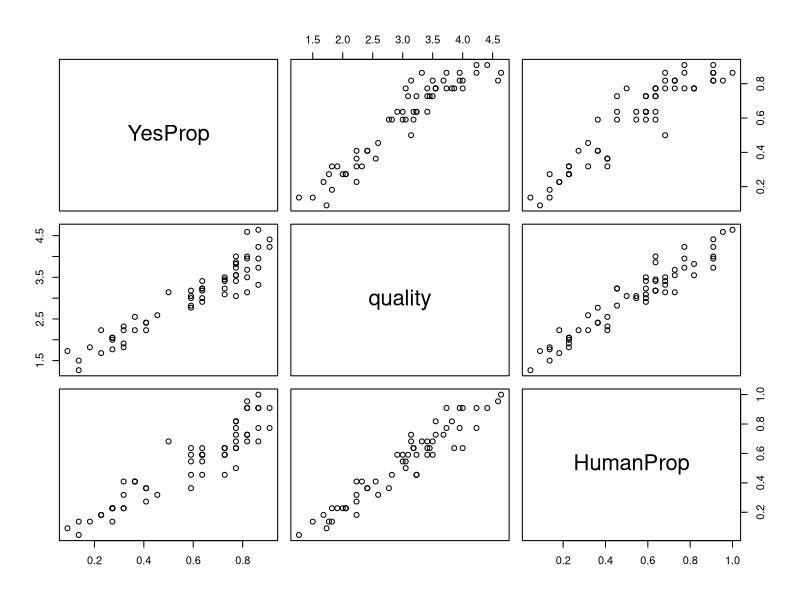
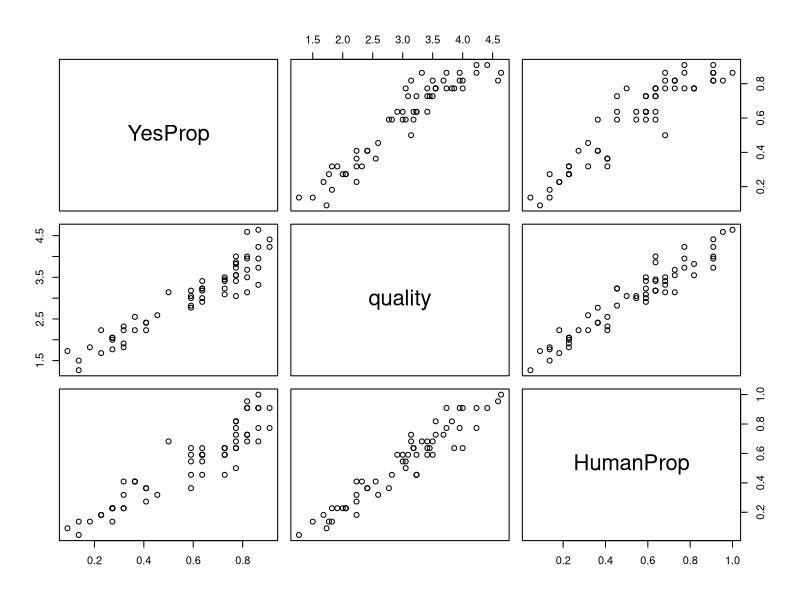

These charts were generated, in order, by the following R code: (Note: this script raises an error after producing the figures.)
## Bodo Winter
## March 19, 2017; Changed Sep 19, 2017
## Analysis of Chinese metaphors

##------------------------------------------------------------------
## Data carpentry #1, General:
##------------------------------------------------------------------

## Load in packages:

library(stringr)
library(tidyverse)

## Load in data:

setwd('/Users/winterb/Research/metaphormagnet/analysis/data/')
chin <- read_csv('chinese_eprime.csv')

## Take only those needed:

chin <- select(chin,
	Subject, Age,
	FirstLanguage, Occupation,
	Sex, Trial, CrossLangDiff,
	Form_Form_Chinese:Novelty_European,
	Q1RESP, Q1RT,
	Q2RESP, Q2RT,
	Q3RESP, Q3RT,
	Q4RESP, Q4RT,
	Stimuli)		# NO HANDEDNESS INFO

## Get rid of stimulus '睡眠是一片汪洋大海。' because it appeared twice:

chin <- filter(chin, Stimuli != '睡眠是一片汪洋大海。')


##------------------------------------------------------------------
## Experiment analysis, correlation of Q1, Q3 and Q4 across stims:
##------------------------------------------------------------------

## Q2 is omitted because it is nested, only for 'yes' Q1 responses:

## Get makes sense yes/no responses per stimulus:

Q1tab <- as_tibble(with(chin, table(Stimuli, Q1RESP)))
Q1tab <- Q1tab %>% spread(Q1RESP, n)

## Get proportions of makes sense question, Q1:

Q1tab <- mutate(Q1tab,
	YesProp = Yes / length(unique(chin$Subject)))

## Get average Q3 (quality ratings):

Q3tab <- chin %>% group_by(Stimuli) %>%
	summarize(quality = round(mean(Q3RESP), 2),
		qualitySD = round(sd(Q3RESP), 2))

## Get Q4 proportions:

Q4tab <- with(chin, table(Stimuli, Q4RESP))
Q4tab <- tibble(no_human = as.vector(Q4tab[, 1]),
	human = as.vector(Q4tab[, 2]))
Q4tab <- mutate(Q4tab,
	HumanProp = human / length(unique(chin$Subject)))	

## Get average RTs:

RT_tab <- chin %>% group_by(Stimuli) %>%
	summarize(RT1 = mean(Q1RT),
		# RT2 = mean(Q2.RT),
		RT3 = mean(Q3RT),
		RT4 = mean(Q4RT)) %>%
	mutate(TotalRT = RT1 + RT3 + RT4,
		AvgRT = TotalRT / 3)

## Merge into one matrix:

allstim <- left_join(Q1tab, Q3tab)
allstim <- bind_cols(allstim, Q4tab)

## Extract variables for correlations:

allcorrs <- allstim %>%
	select(YesProp, quality, HumanProp)

## Get correlation table:

cor(allcorrs)
pairs(allcorrs)

## Perform pairwise correlations:

with(allcorrs, cor.test(YesProp, quality, method = 'spearman'))
with(allcorrs, cor.test(YesProp, HumanProp, method = 'spearman'))
with(allcorrs, cor.test(quality, HumanProp, method = 'spearman'))

## Plot correlations for the three questions:

pairs(allcorrs[, 1:3])

## Perform PCA:

## Standardize all values:

allcorrs_z <- apply(allcorrs, 2,
	FUN = function(x) (x - mean(x)) / sd(x))

## Get PCAs:

allcorrs_pca <- prcomp(allcorrs_z[, 1:3], center = TRUE, scale = TRUE)
	# prcomp preferred over princomp because SVD has more numerical precision

## Inspect:

summary(allcorrs_pca)

## Inspect loadings:

round(allcorrs_pca$rotation, 1)

## Extract first component:

allstim$PC1 <- allcorrs_pca$x[, 1]

## Write to file:

write_csv(allstim, 'chinese_allstims_summary_PCA.csv')



##------------------------------------------------------------------
## Main novelty hypothesis and other condition variables:
##------------------------------------------------------------------

## Merge form-form and novelty in there:

allstim$novelty <- chin[match(allstim$Stimuli, chin$Stimuli), ]$Novelty_Chinese
allstim$human <- chin[match(allstim$Stimuli, chin$Stimuli), ]$HumanORComputer

## Make form-form and novelty into polynomial contrasts (by hand):

allstim <- mutate(allstim,
	novelty_c = novelty - mean(novelty),
	novelty_c2 = novelty_c ^ 2,
	human_c = ifelse(human == 1, -0.5, 0.5))

## Construct models for novelty:

summary(xmdl.full <- lm(PC1 ~ novelty_c + novelty_c2 +
	human_c, data = allstim))
summary(xmdl.noquadraticnovelty <- lm(PC1 ~ novelty_c + 
	human_c, data = allstim))
summary(xmdl.nonovelty <- lm(PC1 ~ 
	human_c, data = allstim))

## Construct models for article and human:

summary(xmdl.nohuman <- lm(PC1 ~ novelty_c + novelty_c2, data = allstim))

## Perform F-test of linear and quadratic effect together (omnibus):

anova(xmdl.nonovelty, xmdl.full, test = 'F')

## Perform F-test of quadratic effect:

anova(xmdl.noquadraticnovelty, xmdl.full, test = 'F')

## Perform F-test of linear effect:

anova(xmdl.nonovelty, xmdl.noquadraticnovelty, test = 'F')

## Perform F-test of linear effect:

anova(xmdl.nonovelty, xmdl.noquadraticnovelty, test = 'F')

## Perform F-tests of human:

anova(xmdl.nohuman, xmdl.full, test = 'F')

## R-squared comparisons:

summary(xmdl.full)$r.squared
summary(xmdl.noquadraticnovelty)$r.squared
summary(xmdl.full)$r.squared - summary(xmdl.noquadraticnovelty)$r.squared	# 5%
summary(xmdl.nonovelty)$r.squared
summary(xmdl.noquadraticnovelty)$r.squared - summary(xmdl.nonovelty)$r.squared	# 28%
summary(xmdl.nohuman)$r.squared
summary(xmdl.full)$r.squared - summary(xmdl.nohuman)$r.squared	# ~0%




##------------------------------------------------------------------
## Analysis of humanness:
##------------------------------------------------------------------

## Get matrix:

myM <- cbind(as.matrix(select(allstim, no_human)),
	length(unique(chin$Subject)) - as.matrix(select(allstim, no_human)))
colnames(myM) <- c('computer', 'human')

## Extract only novelty = 1 & 2:

only_these <- allstim$novelty_c < 0.92	# (0.949152542372881is the value for novelty = 3 after centering)
myM <- myM[only_these, ]
	# there is only one human value for novelty = 3

## Change order (modeling proportion of human judgments):

myM <- myM[, c(2, 1)]

## Extract human or not human vector:

human_yesno <- pull(allstim, human)[only_these]

## Extract novelty as control variable:

novelty_c <- pull(allstim, novelty_c)[only_these]

## Analyze using logistic regression:

summary(glm(myM ~ human_yesno + novelty_c, family = 'binomial'))




##------------------------------------------------------------------
## Compute predictions for plotting:
##------------------------------------------------------------------

## Empty data frame with values to predict:

newdata <- tibble(human_c = 0,
	novelty_c = sort(unique(stims$novelty_c))) %>%
	mutate(novelty_c2 = novelty_c ^ 2)

## Fill with predictions:

newdata <- bind_cols(newdata,
	as_tibble(predict(xmdl.full, newdata, se.fit = T)[1:2]))

## Compute 95% confidence intervals:

newdata <- mutate(newdata,
	UB = fit + 1.96 * se.fit,
	LB = fit - 1.96 * se.fit)

## Write to file:

write_csv(newdata, 'chinese_novelty_predictions.csv')


